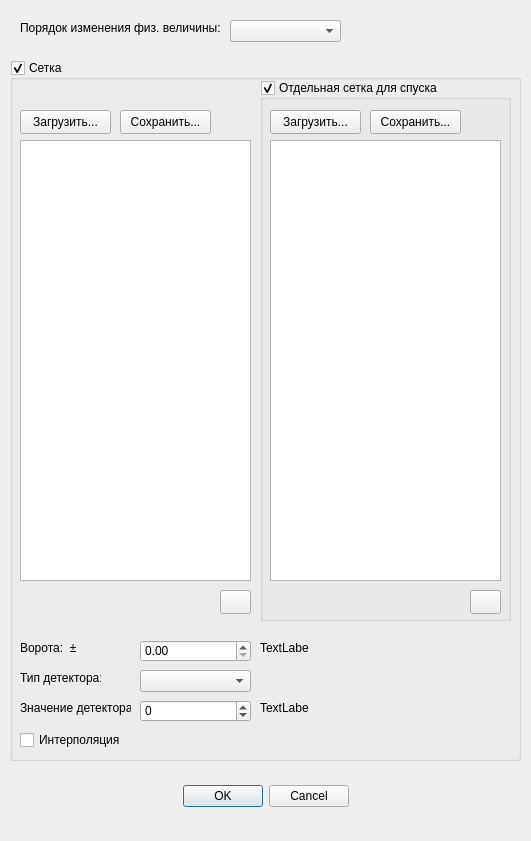
<?xml version="1.0" encoding="UTF-8"?>
<ui version="4.0">
 <class>OnMrBuildDialog</class>
 <widget class="QDialog" name="OnMrBuildDialog">
  <property name="geometry">
   <rect>
    <x>0</x>
    <y>0</y>
    <width>531</width>
    <height>841</height>
   </rect>
  </property>
  <property name="windowTitle">
   <string>Настройки построения АХ</string>
  </property>
  <widget class="QDialogButtonBox" name="buttonBox">
   <property name="geometry">
    <rect>
     <x>10</x>
     <y>780</y>
     <width>511</width>
     <height>32</height>
    </rect>
   </property>
   <property name="orientation">
    <enum>Qt::Horizontal</enum>
   </property>
   <property name="standardButtons">
    <set>QDialogButtonBox::Cancel|QDialogButtonBox::Ok</set>
   </property>
   <property name="centerButtons">
    <bool>true</bool>
   </property>
  </widget>
  <widget class="QComboBox" name="sequence_combo_box">
   <property name="geometry">
    <rect>
     <x>230</x>
     <y>20</y>
     <width>111</width>
     <height>22</height>
    </rect>
   </property>
  </widget>
  <widget class="QLabel" name="sequence_label">
   <property name="geometry">
    <rect>
     <x>20</x>
     <y>20</y>
     <width>201</width>
     <height>16</height>
    </rect>
   </property>
   <property name="text">
    <string>Порядок изменения физ. величины:</string>
   </property>
  </widget>
  <widget class="QGroupBox" name="grid_group_box">
   <property name="geometry">
    <rect>
     <x>10</x>
     <y>60</y>
     <width>511</width>
     <height>701</height>
    </rect>
   </property>
   <property name="title">
    <string>Сетка</string>
   </property>
   <property name="checkable">
    <bool>true</bool>
   </property>
   <widget class="QGroupBox" name="down_grid_group_box">
    <property name="geometry">
     <rect>
      <x>250</x>
      <y>20</y>
      <width>251</width>
      <height>541</height>
     </rect>
    </property>
    <property name="title">
     <string>Отдельная сетка для спуска</string>
    </property>
    <property name="checkable">
     <bool>true</bool>
    </property>
    <widget class="QTableView" name="down_grid_table_view">
     <property name="geometry">
      <rect>
       <x>10</x>
       <y>60</y>
       <width>231</width>
       <height>441</height>
      </rect>
     </property>
    </widget>
    <widget class="QPushButton" name="load_down_grid_push_button">
     <property name="geometry">
      <rect>
       <x>10</x>
       <y>30</y>
       <width>91</width>
       <height>24</height>
      </rect>
     </property>
     <property name="text">
      <string>Загрузить...</string>
     </property>
    </widget>
    <widget class="QPushButton" name="save_down_grid_push_button">
     <property name="geometry">
      <rect>
       <x>110</x>
       <y>30</y>
       <width>91</width>
       <height>24</height>
      </rect>
     </property>
     <property name="text">
      <string>Сохранить...</string>
     </property>
    </widget>
    <widget class="QPushButton" name="append_down_grid_item_push_button">
     <property name="geometry">
      <rect>
       <x>210</x>
       <y>510</y>
       <width>31</width>
       <height>24</height>
      </rect>
     </property>
     <property name="text">
      <string/>
     </property>
    </widget>
   </widget>
   <widget class="QTableView" name="grid_table_view">
    <property name="geometry">
     <rect>
      <x>10</x>
      <y>80</y>
      <width>231</width>
      <height>441</height>
     </rect>
    </property>
   </widget>
   <widget class="QPushButton" name="load_grid_push_button">
    <property name="geometry">
     <rect>
      <x>10</x>
      <y>50</y>
      <width>91</width>
      <height>24</height>
     </rect>
    </property>
    <property name="text">
     <string>Загрузить...</string>
    </property>
   </widget>
   <widget class="QPushButton" name="save_grid_push_button">
    <property name="geometry">
     <rect>
      <x>110</x>
      <y>50</y>
      <width>91</width>
      <height>24</height>
     </rect>
    </property>
    <property name="text">
     <string>Сохранить...</string>
    </property>
   </widget>
   <widget class="QPushButton" name="append_grid_item_push_button">
    <property name="geometry">
     <rect>
      <x>210</x>
      <y>530</y>
      <width>31</width>
      <height>24</height>
     </rect>
    </property>
    <property name="text">
     <string/>
    </property>
   </widget>
   <widget class="QLabel" name="margin_name_label">
    <property name="geometry">
     <rect>
      <x>10</x>
      <y>580</y>
      <width>61</width>
      <height>16</height>
     </rect>
    </property>
    <property name="text">
     <string>Ворота:  ±</string>
    </property>
   </widget>
   <widget class="QDoubleSpinBox" name="margin_double_spin_box">
    <property name="geometry">
     <rect>
      <x>130</x>
      <y>580</y>
      <width>111</width>
      <height>22</height>
     </rect>
    </property>
    <property name="maximum">
     <double>1000000.000000000000000</double>
    </property>
   </widget>
   <widget class="QLabel" name="margin_unit_label">
    <property name="geometry">
     <rect>
      <x>250</x>
      <y>580</y>
      <width>49</width>
      <height>16</height>
     </rect>
    </property>
    <property name="text">
     <string>TextLabel</string>
    </property>
   </widget>
   <widget class="QLabel" name="detector_value_label">
    <property name="geometry">
     <rect>
      <x>10</x>
      <y>640</y>
      <width>111</width>
      <height>16</height>
     </rect>
    </property>
    <property name="text">
     <string>Значение детектора:</string>
    </property>
   </widget>
   <widget class="QSpinBox" name="detector_value_spin_box">
    <property name="geometry">
     <rect>
      <x>130</x>
      <y>640</y>
      <width>111</width>
      <height>22</height>
     </rect>
    </property>
    <property name="minimum">
     <number>-1000000</number>
    </property>
    <property name="maximum">
     <number>1000000</number>
    </property>
   </widget>
   <widget class="QCheckBox" name="interpolate_check_box">
    <property name="geometry">
     <rect>
      <x>10</x>
      <y>670</y>
      <width>101</width>
      <height>20</height>
     </rect>
    </property>
    <property name="text">
     <string>Интерполяция</string>
    </property>
   </widget>
   <widget class="QLabel" name="detector_value_hint_label">
    <property name="geometry">
     <rect>
      <x>250</x>
      <y>640</y>
      <width>49</width>
      <height>16</height>
     </rect>
    </property>
    <property name="text">
     <string>TextLabel</string>
    </property>
   </widget>
   <widget class="QComboBox" name="detector_type_combo_box">
    <property name="geometry">
     <rect>
      <x>130</x>
      <y>610</y>
      <width>111</width>
      <height>22</height>
     </rect>
    </property>
   </widget>
   <widget class="QLabel" name="detector_type_label">
    <property name="geometry">
     <rect>
      <x>10</x>
      <y>610</y>
      <width>81</width>
      <height>16</height>
     </rect>
    </property>
    <property name="text">
     <string>Тип детектора:</string>
    </property>
   </widget>
  </widget>
 </widget>
 <resources/>
 <connections>
  <connection>
   <sender>buttonBox</sender>
   <signal>accepted()</signal>
   <receiver>OnMrBuildDialog</receiver>
   <slot>accept()</slot>
   <hints>
    <hint type="sourcelabel">
     <x>248</x>
     <y>254</y>
    </hint>
    <hint type="destinationlabel">
     <x>157</x>
     <y>274</y>
    </hint>
   </hints>
  </connection>
  <connection>
   <sender>buttonBox</sender>
   <signal>rejected()</signal>
   <receiver>OnMrBuildDialog</receiver>
   <slot>reject()</slot>
   <hints>
    <hint type="sourcelabel">
     <x>316</x>
     <y>260</y>
    </hint>
    <hint type="destinationlabel">
     <x>286</x>
     <y>274</y>
    </hint>
   </hints>
  </connection>
 </connections>
</ui>
